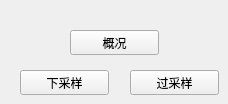
                 <widget class="QWidget" name="page_20">
                  <widget class="QPushButton" name="downsampling_Btn">
                   <property name="geometry">
                    <rect>
                     <x>20</x>
                     <y>70</y>
                     <width>89</width>
                     <height>25</height>
                    </rect>
                   </property>
                   <property name="text">
                    <string>下采样</string>
                   </property>
                  </widget>
                  <widget class="QPushButton" name="oversampling_Btn">
                   <property name="geometry">
                    <rect>
                     <x>130</x>
                     <y>70</y>
                     <width>89</width>
                     <height>25</height>
                    </rect>
                   </property>
                   <property name="text">
                    <string>过采样</string>
                   </property>
                  </widget>
                  <widget class="QPushButton" name="survey_Btn">
                   <property name="geometry">
                    <rect>
                     <x>70</x>
                     <y>30</y>
                     <width>89</width>
                     <height>25</height>
                    </rect>
                   </property>
                   <property name="text">
                    <string>概况</string>
                   </property>
                  </widget>
                 </widget>
